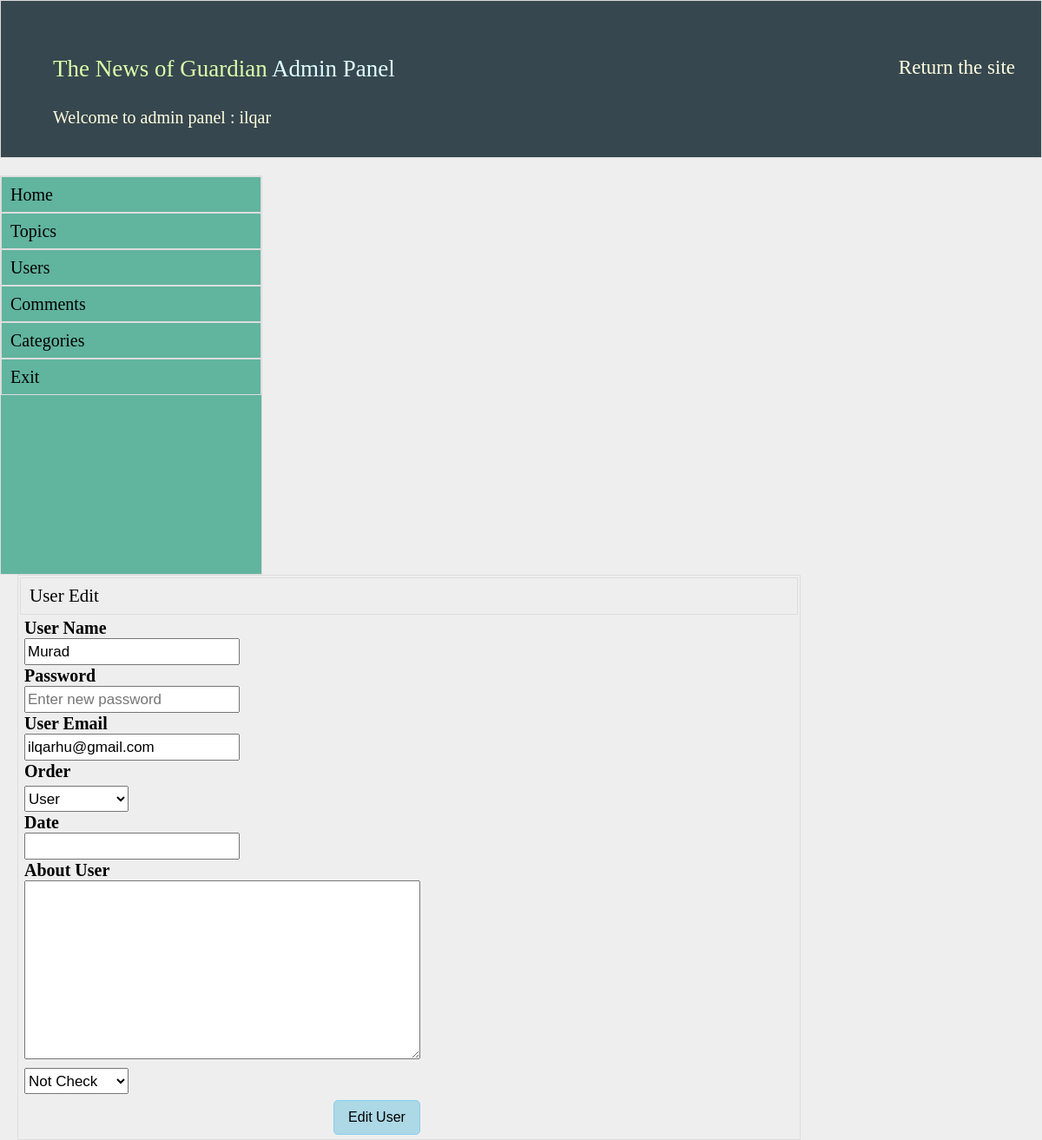
/admin/?do=uye_edit&id=9 (signed in), run on the app's committed database.
### tables this page shows
CREATE TABLE IF NOT EXISTS `uyeler` (
  `uye_id` int(11) NOT NULL AUTO_INCREMENT,
  `uye_name` varchar(200) NOT NULL,
  `uye_password` varchar(200) NOT NULL,
  `uye_eposta` varchar(200) NOT NULL,
  `uye_date` timestamp NOT NULL DEFAULT CURRENT_TIMESTAMP,
  `uye_order` int(11) NOT NULL DEFAULT '0',
  `uye_onay` int(11) NOT NULL DEFAULT '0',
  `uye_about` varchar(500) NOT NULL,
  PRIMARY KEY (`uye_id`)
);

### admin/uye_edit.php (the view, shortened to what this page needs)
<!DOCTYPE html>
<html>
<head>
</head>
<body>
	<?php
$id=$_GET['id'];
$v = $db->prepare("select * from uyeler where uye_id=?");
$v->execute(array($id));
$m = $v->fetch(PDO::FETCH_ASSOC);
?>
<div class="admin-icerik-sag">
			<h2>User Edit</h2>
           <?php
              if($_POST){
              	$name=@$_POST['name'];
              	$pass=@$_POST['password'];
              	$email=@$_POST['email'];
                $order=@$_POST['order'];
                $date=@$_POST['date'];
              	$yazi=@$_POST['yazi'];
              	$check=@$_POST['check'];
              	if(!$name|| !$email){
					echo '<div class="xeta">You must  be filled empty areas...</div>';
				}
				    else if(!filter_var($email,FILTER_VALIDATE_EMAIL)){
                             echo "This is noncorrect email";
                   }
				else{
				if($pass){
					$pass=md5($pass);
				}
				else{
					$pass=$m['uye_password'];
				}
                         $update = $db->prepare("update uyeler set
					      uye_name  = ?,
						  uye_password   = ?,
						  uye_eposta = ?,
						  uye_order = ?,
						  uye_date  = ?,
						  uye_about=?,
						  uye_onay = ? where uye_id =?
					");
                         $up = $update->execute(array($name,$pass,$email,$order,$date,$yazi,$check,$id));
                         if($up){
						echo '<div class="suc">User succesfully updated...</div>';
						header("refresh: 2; url=/admin/?do=users");
					}else {
						echo '<div class="xeta">There is problem</div>';
					}
				}
              }
              else{
              	?>
              	<div class="konular">
              	<form action="" method="post">
				<ul>
				<li>User Name</li>
				<li><input type="text" name="name" value="<?php echo $m["uye_name"];?>" /></li>
				<li>Password</li>
				<li><input type="text" name="password"  placeholder="Enter new password" /></li>
				<li>User Email</li>
				<li><input type="text" name="email" value="<?php echo $m["uye_eposta"];?>" /></li>
				<li>Order</li>
				<li>
					<select name="order">
						<option value="0" <?php echo $m['uye_order']==0 ? 'selected' :null; ?>> User </option>
					</select>
				</li>
				<li>Date</li>
				<li><input type="timelapse" name="date"></li>
				<li>About User</li>
				<li><textarea name="yazi" id="" cols="30" rows="10"><?php echo $m["uye_about"];?> </textarea></li>
				<li><select name="check" id="">
				<option value="0" <?php echo $m["uye_onay"] == 0 ? 'selected' : null;?> >Not Check</option>
				</select></li>
				<li><button type="submit">Edit User</button></li>
				</ul>
				</form>
              	</div>
              	<?php
              }
                 ?>
			</div>
</body>
</html>

### css/admin.css (style rules this page uses)
.admin-icerik-sag { float:left; margin-left:20px; border:1px solid #ddd; width:75%; min-height:200px; background:#eee; }
.admin-icerik-sag h2 { border:1px solid #ddd; padding:10px; margin:2px; font-size:21px; background:#eee; }
.konular { margin:5px; }

### admin/uye_edit.php (style rules this page uses)
.konular ul li { font-size:20px; margin:2px; font-weight:bold; }
.konular ul li input { width: 240px; font-size: 17px; height: 25px; }
.konular ul li select { width: 120px; height: 30px; font-size: 17px; margin-top:5px; }
.konular ul li textarea { width:450px; height: 200px; }
.konular ul li button { width:100px; margin-top: 5px; padding: 10px; background-color: lightblue; margin-left: 356px; cursor:pointer; border: 1px solid skyblue; font-size:16px; border-radius:5px; }

### data on the page
uyeler: name "Murad", email "ilqarhu@gmail.com", order "User", check "Not Check"

### other printed values
$_SESSION["uye"] "ilqar"
